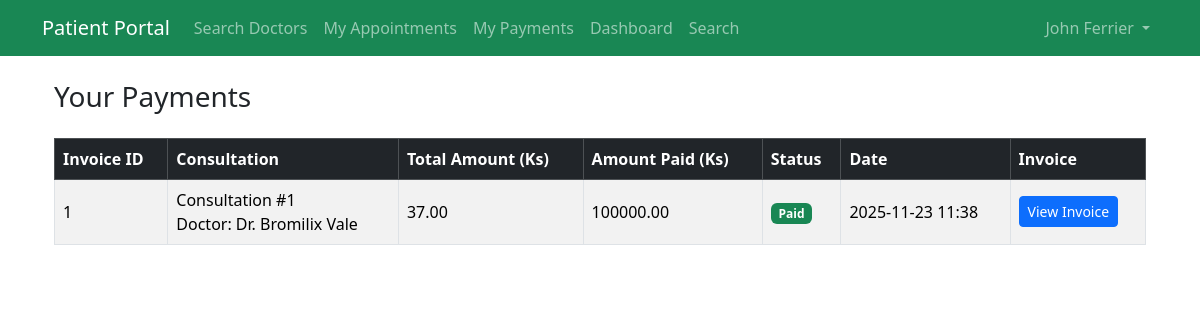
/patient/payments/ (signed in), run on an earlier commit of the app's database.
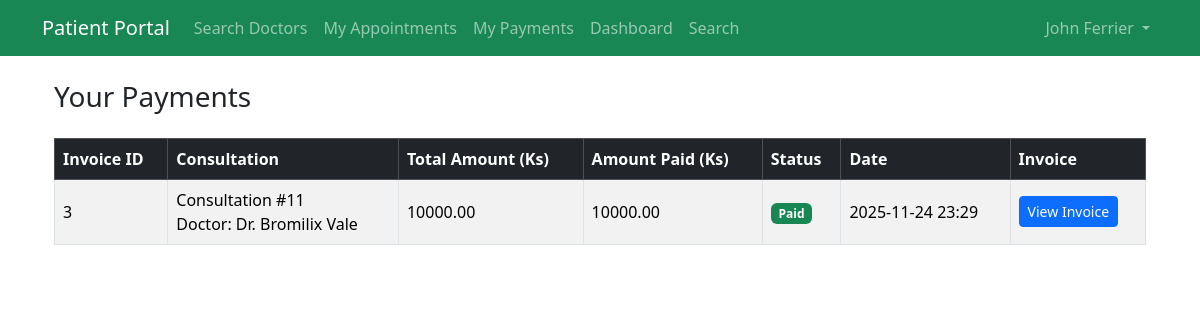
And on a later commit of the database.
### payment/models.py (models this page shows, shortened)
class Payment(models.Model):
    PAYMENT_METHODS = [
        ('cash', 'Cash'),
        ('card', 'Debit/Credit Card'),
        ('mobile_banking', 'Mobile Banking (KBZPay, WavePay)'),
        ('wallet', 'E-Wallet'),
        ('bank_transfer', 'Bank Transfer'),
        ('insurance', 'Insurance'),
    ]
    PAYMENT_STATUS = [
        ('unpaid', 'Unpaid'),
        ('partial', 'Partially Paid'),
        ('paid', 'Paid'),
        ('refunded', 'Refunded'),
    ]
    patient = models.ForeignKey(Patient, on_delete=models.CASCADE)
    appointment = models.OneToOneField(Appointment, on_delete=models.CASCADE)
    consultation = models.OneToOneField(Consultation, on_delete=models.CASCADE)
    consultation_fee = models.DecimalField(max_digits=10, decimal_places=2, default=0)
    medication_fee = models.DecimalField(max_digits=10, decimal_places=2, default=0)
    test_fee = models.DecimalField(max_digits=10, decimal_places=2, default=0)
    total_amount = models.DecimalField(max_digits=10, decimal_places=2, default=0)
    amount_paid = models.DecimalField(max_digits=10, decimal_places=2, default=0)
    payment_method = models.CharField(
        max_length=30, choices=PAYMENT_METHODS, blank=True, null=True
    )
    status = models.CharField(
        max_length=20, choices=PAYMENT_STATUS, default='unpaid'
    )
    created_at = models.DateTimeField(auto_now_add=True)
    updated_at = models.DateTimeField(auto_now=True)

### consultation/models.py (models this page shows, shortened)
class Consultation(models.Model):
    STATUS_CHOICE = [
        ('active','Active'),
        ('inactive', 'Inactive'),
    ]
    appointment = models.ForeignKey(Appointment, on_delete=models.CASCADE)
    doctor = models.ForeignKey(Doctor, on_delete=models.CASCADE)
    chief_comp = models.CharField()
    present_ill = models.TextField(blank=True, null=True)
    past_med = models.TextField(blank=True, null=True)
    past_sur = models.TextField(blank=True, null=True)
    medica_his = models.TextField(blank=True, null=True)
    og_his = models.TextField(blank=True, null=True)
    fam_his = models.TextField(blank=True, null=True)
    soc_his = models.TextField(blank=True, null=True)
    phy_exam = models.TextField(blank=True, null=True)
    diag = models.TextField(blank=True, null=True)
    notes = models.TextField(blank=True, null=True)
    status = models.CharField(max_length=15, choices=STATUS_CHOICE, default='active')
    created_at = models.DateTimeField(auto_now_add=True)
    updated_at = models.DateTimeField(default=timezone.now)
    is_locked = models.BooleanField(default=False)      # Locked after prescription
    is_edited = models.BooleanField(default=False)      # Has been modified before
    last_edited_at = models.DateTimeField(null=True, blank=True)  # Timestamp

### doctor/models.py (models this page shows, shortened)
class Doctor(models.Model):
    STATUS_CHOICES = [
        ('active', 'Active'),
        ('inactive', 'Inactive')
    ]
    user = models.OneToOneField(User, on_delete=models.CASCADE, null=True, blank=True)
    department = models.ForeignKey(Department, on_delete=models.CASCADE, related_name="doctors")
    fname = models.CharField(max_length=64)
    lname = models.CharField(max_length=64)
    license = models.CharField(max_length=20, unique=True)
    specialisation = models.CharField(max_length=64)
    email = models.EmailField(max_length=64, unique=True)
    phone = models.CharField(max_length=20)
    address = models.TextField(max_length=500)
    password = models.CharField(max_length=128, default='@User123')
    status = models.CharField(max_length=10, choices=STATUS_CHOICES, default="active")
    created_at = models.DateTimeField(auto_now_add=True)
    updated_at = models.DateTimeField(auto_now=True)
    class Meta:
        verbose_name = 'Doctor'
        verbose_name_plural = 'Doctors'

### patient/views.py (the view)
# urls.py: path('payments/', views.patient_payments, name='patient_payments'),
@patient_login_required
def patient_payments(request):
    patient_id = request.session.get('patient_id')
    patient = get_object_or_404(Patient, id=patient_id)
    payments = Payment.objects.filter(patient=patient).order_by('-created_at')
    return render(request, 'patient/patient_payments.html', {
        'patient': patient,
        'payments': payments
    })

### patient/templates/patient/patient_payments.html
{% extends "appointment/base.html" %}
{% block content %}
<div class="container mt-4">
    <h3 class="mb-4">Your Payments</h3>
    {% if payments %}
        <table class="table table-bordered table-striped align-middle">
            <thead class="table-dark">
                <tr>
                    <th>Invoice ID</th>
                    <th>Consultation</th>
                    <th>Total Amount (Ks)</th>
                    <th>Amount Paid (Ks)</th>
                    <th>Status</th>
                    <th>Date</th>
                    <th>Invoice</th>
                </tr>
            </thead>
            <tbody>
                {% for pay in payments %}
                <tr>
                    <td>{{ pay.id }}</td>
                    <td>
                        Consultation #{{ pay.consultation.id }}<br>
                        Doctor: Dr. {{ pay.consultation.doctor.fname }} {{ pay.consultation.doctor.lname }}
                    </td>
                    <td>{{ pay.total_amount }}</td>
                    <td>{{ pay.amount_paid }}</td>
                    <td>
                        {% if pay.status == 'paid' %}
                            <span class="badge bg-success">Paid</span>
                        {% elif pay.status == 'partial' %}
                            <span class="badge bg-warning text-dark">Partially Paid</span>
                        {% else %}
                            <span class="badge bg-danger">Unpaid</span>
                        {% endif %}
                    </td>
                    <td>{{ pay.created_at|date:"Y-m-d H:i" }}</td>
                    <td>
                        <a href="{% url 'payment:payment_invoice' pay.id %}" class="btn btn-sm btn-primary">
                            View Invoice
                        </a>
                    </td>
                </tr>
                {% endfor %}
            </tbody>
        </table>
    {% else %}
        <p class="text-muted">You have no payment records yet.</p>
    {% endif %}
</div>
{% endblock %}

What changed in the data, as far as the page shows it:
removed Payment: id "1", consultation.id "1", consultation.doctor.fname "Bromilix", consultation.doctor.lname "Vale", total_amount "37.00", amount_paid "100000.00", status "Paid", created_at "2025-11-23 11:38"
added Payment: id "3", consultation.id "11", consultation.doctor.fname "Bromilix", consultation.doctor.lname "Vale", total_amount "10000.00", amount_paid "10000.00", status "Paid", created_at "2025-11-24 23:29"
